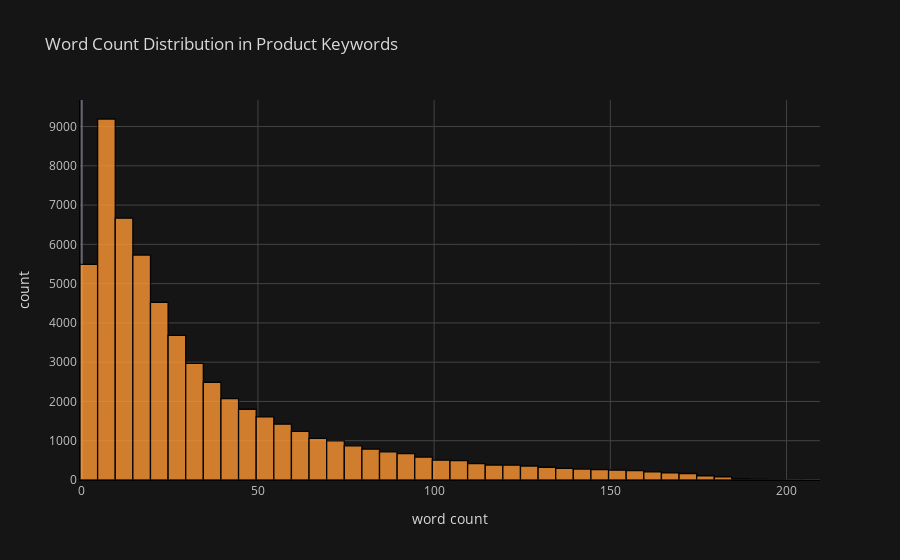

Notebook code for this chart:
### Code cell
df['word_count'].iplot(
    kind='hist',
    bins = 50,
    linecolor='black',
    xTitle='word count',
    yTitle='count',
    title='Word Count Distribution in Product Keywords'
)

### Figure 1 — Plotly figure (JSON) as saved in the notebook; plotly's stock layout.template omitted (floating-point values rounded to 4 significant figures; data arrays with more than 128 entries replaced by an {"elided": "..."} marker saying what was removed)
{"data": [{"histfunc": "count", "histnorm": "", "marker": {"color": "rgba(255, 153, 51, 1.0)", "line": {"color": "#000000", "width": 1.3}}, "name": "word_count", "nbinsx": 50, "opacity": 0.8, "orientation": "v", "type": "histogram", "x": {"elided": "59558 int values"}}], "layout": {"barmode": "overlay", "legend": {"bgcolor": "#151516", "font": {"color": "#D9D9D9"}}, "paper_bgcolor": "#151516", "plot_bgcolor": "#151516", "title": {"font": {"color": "#D9D9D9"}, "text": "Word Count Distribution in Product Keywords"}, "xaxis": {"gridcolor": "#434343", "linecolor": "black", "showgrid": true, "tickfont": {"color": "#C2C2C2"}, "title": {"font": {"color": "#D9D9D9"}, "text": "word count"}, "zerolinecolor": "#666570"}, "yaxis": {"gridcolor": "#434343", "linecolor": "black", "showgrid": true, "tickfont": {"color": "#C2C2C2"}, "title": {"font": {"color": "#D9D9D9"}, "text": "count"}, "zerolinecolor": "#666570"}}}
